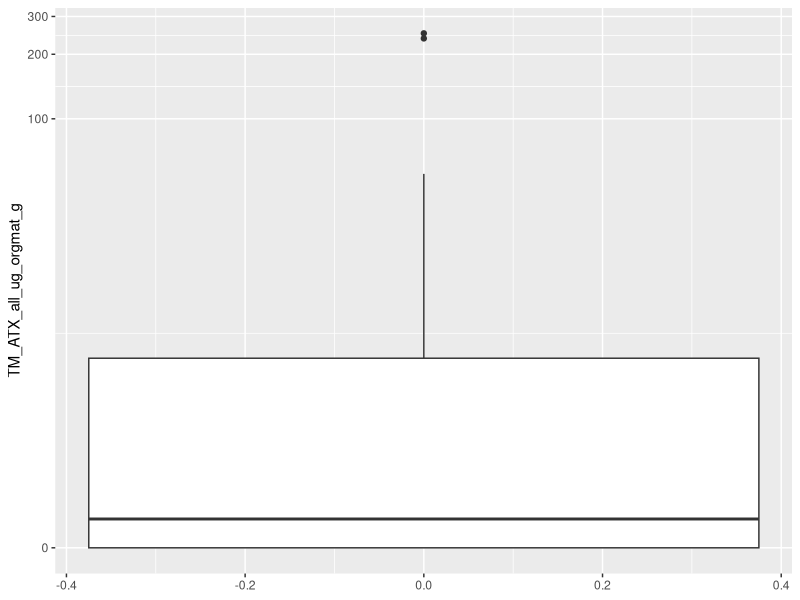
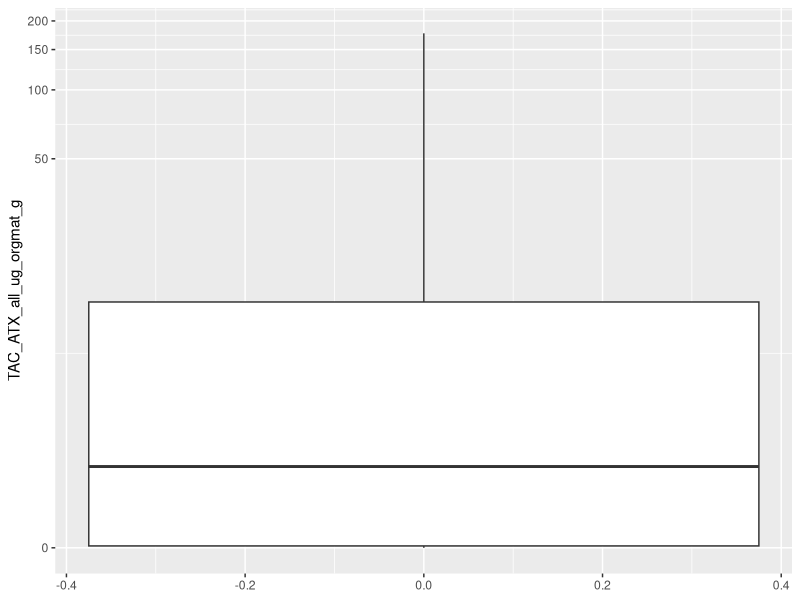
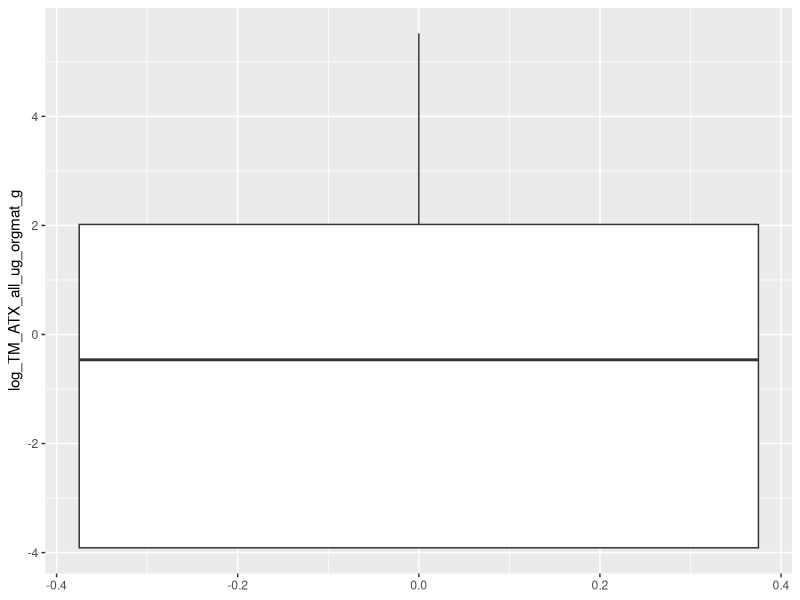
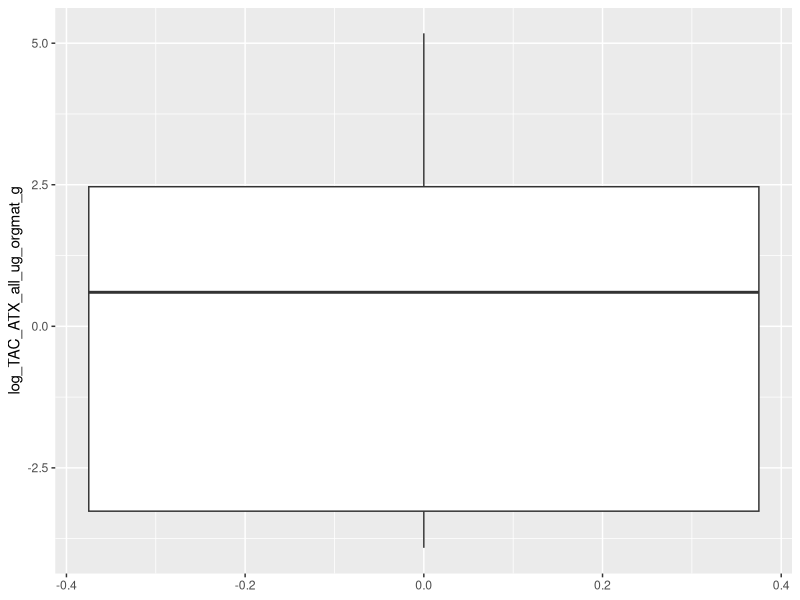

Write the R code that produced these figures, in order.
#### Log-transforming anatoxins and making categories for analyses
### Jordan Zabrecky
## last edited: 03.12.2026

# This script standardizes anatoxin concentrations to use in Q3 analyses

#### (1) Loading libraries & data ####

# libraries
lapply(c("tidyverse"), require, character.only = T)

# read in environmental covariates & toxin data
atx <- read.csv("data/field_and_lab/environmental_covariates_and_toxins.csv") %>% 
  # will analyze congeners all together standardized by OM, 
  # so removing individual congeners and standardization by chl-a
  select(field_date, site_reach, site, TM_ATX_all_ug_orgmat_g, TAC_ATX_all_ug_orgmat_g)

#### (2) Log-transforming and deciding ATX categories ####

## (a) looking at non-logged data

# see medians, etc. for each
summary(atx$TM_ATX_all_ug_orgmat_g)
summary(atx$TAC_ATX_all_ug_orgmat_g)

# maybe should just use a cut-off of greater than >10 ug?
ggplot(data = atx, aes(y = TM_ATX_all_ug_orgmat_g)) +
  geom_boxplot() +
  scale_y_continuous(transform = "pseudo_log")
ggplot(data = atx, aes(y = TAC_ATX_all_ug_orgmat_g)) +
  geom_boxplot() +
  scale_y_continuous(transform = "pseudo_log")

## (b) log-transform values

# need to replace zeros with a value 
# lowest non-zero value is 0.03, how about 0.02 as zero replacement?
log(0.03) # -3.506558
log(0.02) # -3.912

# log values (replace with 0.02 when 0)
atx <- atx %>% 
  mutate(log_TM_ATX_all_ug_orgmat_g = case_when(TM_ATX_all_ug_orgmat_g == 0 ~ log(0.02),
                                                TRUE ~ log(TM_ATX_all_ug_orgmat_g)),
         log_TAC_ATX_all_ug_orgmat_g = case_when(TAC_ATX_all_ug_orgmat_g == 0 ~ log(0.02),
                                                 TRUE ~ log(TAC_ATX_all_ug_orgmat_g)))

# see medians, etc. for each for log values
summary(atx$log_TM_ATX_all_ug_orgmat_g)
summary(atx$log_TAC_ATX_all_ug_orgmat_g)

# maybe should just use a cut-off of greater than >10 ug?
ggplot(data = atx, aes(y = log_TM_ATX_all_ug_orgmat_g)) +
  geom_boxplot()
ggplot(data = atx, aes(y = log_TAC_ATX_all_ug_orgmat_g)) +
  geom_boxplot()

# need to make a column for NT samples to compare to toxin concentrations
# (in case we have both taxa or only one taxa) will take the average of two or the one value
atx <- atx %>% 
  mutate(mean_ATX_all_ug_orgmat_g = case_when(is.na(TM_ATX_all_ug_orgmat_g) & 
                                                is.na(TAC_ATX_all_ug_orgmat_g) ~ NA,
                                              is.na(TM_ATX_all_ug_orgmat_g) ~ TAC_ATX_all_ug_orgmat_g,
                                              is.na(TAC_ATX_all_ug_orgmat_g) ~ TM_ATX_all_ug_orgmat_g,
                                              TRUE ~ (TAC_ATX_all_ug_orgmat_g + TM_ATX_all_ug_orgmat_g) / 2)) %>% 
  # lastly, log that value as above
  mutate(log_NT_ATX_all_ug_orgmat_g = case_when(mean_ATX_all_ug_orgmat_g == 0 ~ log(0.02),
                                                TRUE ~ log(mean_ATX_all_ug_orgmat_g)))

# add in categorical grouping
atx <- atx %>% 
  mutate(TM_atx_category = case_when(TM_ATX_all_ug_orgmat_g >= 10 ~ "high",
                                     TM_ATX_all_ug_orgmat_g > 0 ~ "low",
                                     TM_ATX_all_ug_orgmat_g == 0 ~ "none",
                                     TRUE ~ NA),
         TAC_atx_category = case_when(TAC_ATX_all_ug_orgmat_g >= 10 ~ "high",
                                      TAC_ATX_all_ug_orgmat_g > 0 ~ "low",
                                      TAC_ATX_all_ug_orgmat_g == 0 ~ "none",
                                      TRUE ~ NA),
         NT_atx_category = case_when(mean_ATX_all_ug_orgmat_g >= 10 ~ "high",
                                     mean_ATX_all_ug_orgmat_g > 0 ~ "low",
                                     mean_ATX_all_ug_orgmat_g == 0 ~ "none",
                                     TRUE ~ NA),
         TM_atx_detected = case_when(TM_atx_category == "none" ~ "none",
                                     is.na(TM_atx_category) ~ NA,
                                     TRUE ~ "detected"),
         TAC_atx_detected = case_when(TAC_atx_category == "none" ~ "none",
                                      is.na(TAC_atx_category) ~ NA,
                                      TRUE ~ "detected"),
         NT_atx_detected = case_when(NT_atx_category == "none" ~ "none",
                                     is.na(NT_atx_category) ~ NA,
                                     TRUE ~ "detected"))

#### (3) Saving CSV ####

# save csv
write.csv(atx, "./data/field_and_lab/atx_w_categorical_groupings.csv", 
          row.names = FALSE)
